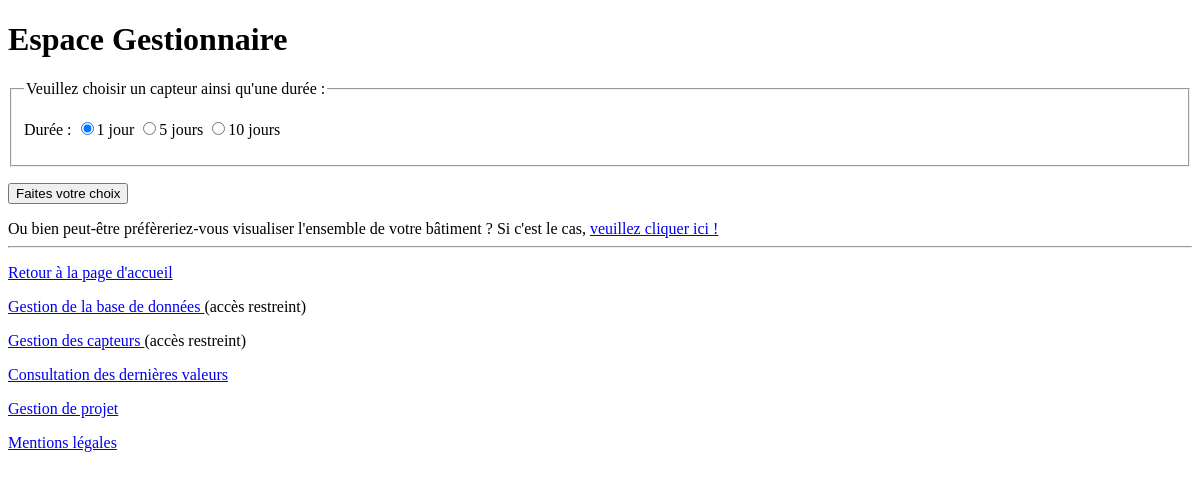
Page /site/gestion_formulaire.php?login=brulin (signed in) on the earlier database version.
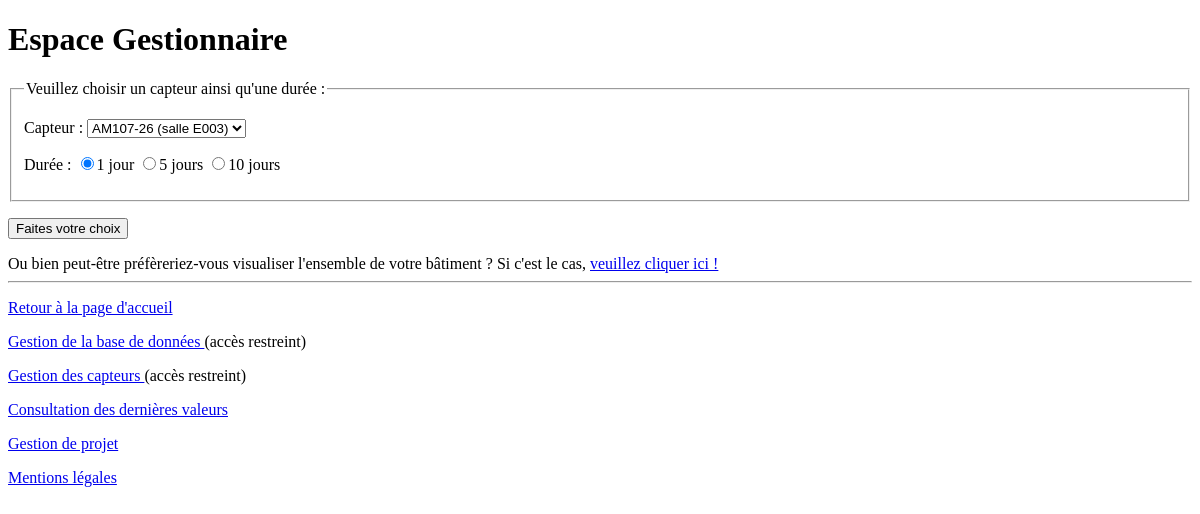
Same page on the later database version.
### tables this page shows
CREATE TABLE IF NOT EXISTS `Capteur` (
  `Nom_capt` varchar(10) NOT NULL,
  `Type` varchar(15) NOT NULL,
  `Unite` varchar(3) NOT NULL,
  `Nom_salle` varchar(4) NOT NULL
);

### site/gestion_formulaire.php (the view, shortened to what this page needs)
<!DOCTYPE html>
<html lang="fr">
<head>
    <link rel="stylesheet" type="text/css" href="./styles/style.css" media="screen" />
</head>
<body>
	<h1>Espace Gestionnaire</h1>
	<form name="gestion_choix" action="./gestion_affichage.php" method="post" enctype="multipart/form-data">
		<fieldset>
			<legend>Veuillez choisir un capteur ainsi qu'une durée :</legend>
			<?php
				$username=$_GET['login'];
				include ("mysql.php");
				echo '<p>';
				$requete = "SELECT Capteur.Nom_capt, Capteur.Nom_salle, Salle.ID_bat, Batiment.login_gest FROM Capteur INNER JOIN Salle ON Salle.Nom_salle = Capteur.Nom_salle INNER JOIN Batiment ON Batiment.ID_bat = Salle.ID_bat WHERE Batiment.login_gest = '$username' ;";
				$resultat = mysqli_query($id_bd, $requete)
					or die ("Execution de la requête impossible : $requete");
				$i = true ;
				while($ligne=mysqli_fetch_array($resultat))
					{
						extract($ligne);
						if ($i)
							{
								echo '<label for="capteur">Capteur : </label>';
								echo '<select id="'.$Nom_capt.'" name="capteur">';
								echo '<option value="'.$Nom_capt.'" selected="selected">'.$Nom_capt.' (salle '.$Nom_salle.')</option>';
								$i=false;
							}
						else
							{
								echo '<option value="'.$Nom_capt.'">'.$Nom_capt.' (salle '.$Nom_salle.')</option>';
							}
					}
				echo '</select>';
				echo '</p>';
			?>
			<p>
				Durée  :
				<input type="radio" name="duree" value="1" id="1_jour" checked/><label for="1_jour">1 jour</label>
				<input type="radio" name="duree" value="5" id="5_jours" /><label for="5_jours">5 jours</label>
				<input type="radio" name="duree" value="10" id="10_jours" /><label for="10_jours">10 jours</label>
			</p>
		</fieldset>
		<p>
			<input type="submit" value="Faites votre choix" />
		</p>
	</form>
	<aside>
		Ou bien peut-être préfèreriez-vous visualiser l'ensemble de votre bâtiment ? Si c'est le cas, <a href="./gestion_bat_entier.php">veuillez cliquer ici !</a>
	</aside>
    <hr />
	<footer>
		<p><a href="index.php"> Retour à la page d'accueil </a></p>
		<p><a href="admin_formulaire.html"> Gestion de la base de données </a> (accès restreint) </p>
		<p><a href="gestion_authentification.html"> Gestion des capteurs </a> (accès restreint) </p>
		<p><a href="consultation.php"> Consultation des dernières valeurs </a></p>
		<p><a href="gestion_projet.html"> Gestion de projet </a></p>
		<p><a href="mentions.html"> Mentions légales </a></p>
    </footer>
</body>
</html>

Differences in the rows shown:
added capteur: capteur "AM107-26 (salle E003)"
